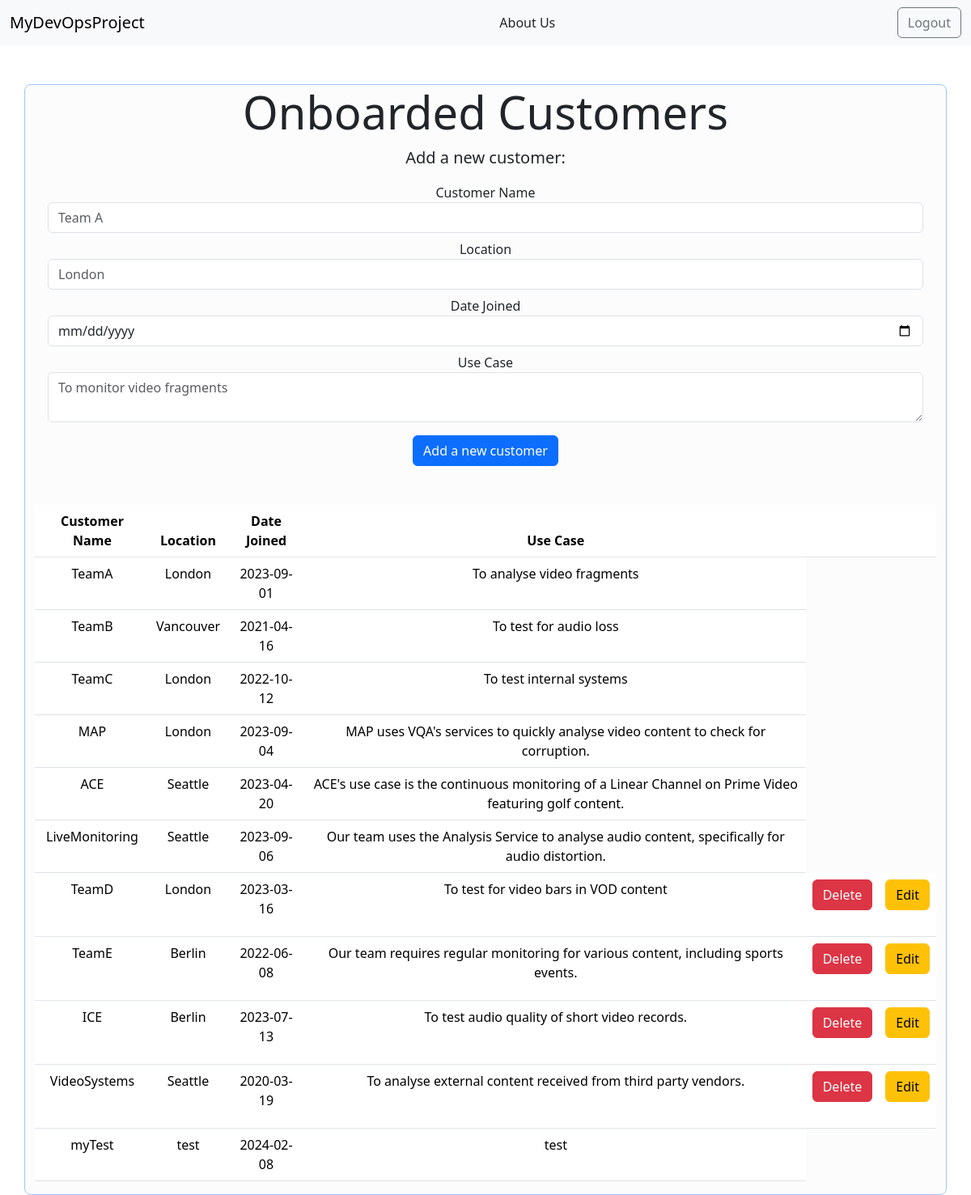
Screenshot of /customers_database (signed in) with the database file from the repository.
### tables this page shows
CREATE TABLE customers (name VARCHAR PRIMARY KEY UNIQUE NOT NULL, author VARCHAR NOT NULL, dateJoined TEXT NOT NULL, useCase TEXT NOT NULL, location TEXT NOT NULL);

### main.py (the view)
@app.route("/customers_database")
@login_required
def customers_database():
    form = create_customer_form()
    connection = sqlite3.connect("database.db")
    connection.row_factory = sqlite3.Row
    current = connection.cursor()
    currentUser = current_user.username
    isAdmin = current_user.isAdmin
    current.execute("select * from customers")
    rows = current.fetchall();
    return render_template("customers_database.html", rows = rows, form=form, currentUser = currentUser, isAdmin = isAdmin, isAuthenticated = current_user.is_authenticated)

### forms.py (shortened to what this page needs)
    class customer_form(FlaskForm):
        name = StringField('Customer Name', default = nameValue, validators=[InputRequired(), Length(min=3, max=20)], render_kw={"placeholder": "Team A", "class":"form-control"})
        location = StringField('Location', default = locationValue, validators=[InputRequired(), Length(min=2, max=20)], render_kw={"placeholder": "London", "class":"form-control"})
        dateJoined = DateField('Date Joined', default = dateJoinedValue, validators=[InputRequired()], render_kw={"class":"form-control"})
        useCase = TextAreaField('Use Case', default = useCaseValue, validators=[InputRequired(), Length(max=300)], render_kw={"placeholder": "To monitor video fragments", "class":"form-control"})

### forms.py (called while the page is built, shortened)
def create_customer_form(
    nameValue: str = '',
    dateJoinedValue: str = '',
    locationValue: str = '',
    useCaseValue: str = ''
):
    class customer_form(FlaskForm):
        name = StringField('Customer Name', default = nameValue, validators=[InputRequired(), Length(min=3, max=20)], render_kw={"placeholder": "Team A", "class":"form-control"})
        location = StringField('Location', default = locationValue, validators=[InputRequired(), Length(min=2, max=20)], render_kw={"placeholder": "London", "class":"form-control"})
        dateJoined = DateField('Date Joined', default = dateJoinedValue, validators=[InputRequired()], render_kw={"class":"form-control"})
        useCase = TextAreaField('Use Case', default = useCaseValue, validators=[InputRequired(), Length(max=300)], render_kw={"placeholder": "To monitor video fragments", "class":"form-control"})
    return customer_form()

### main.py (called while the page is built)
@login_manager.user_loader
def load_user(id):
    try:
        connection = sqlite3.connect("database.db")
        cursor = connection.cursor()
        cursor.execute("SELECT * FROM users WHERE id = (?)",[id])
        result = cursor.fetchone()
        if result is None:
            return None
        else:
            return User(result[0], result[1], result[2], result[3], result[4])
    except Exception as e:
        return e

### templates/customers_database.html (shortened to what this page needs)
<!DOCTYPE html>
<html lang="en" dir="ltr">
  <head>
    <link href="https://cdn.jsdelivr.net/npm/bootstrap@5.3.1/dist/css/bootstrap.min.css" rel="stylesheet">
  </head>
  <body>
    <nav class="navbar navbar-expand-lg navbar-light bg-light mb-5">
      <div class="container-fluid">
        <a class="navbar-brand" href="{{ url_for('home') }}">MyDevOpsProject</a>
        <a class="nav-link" href="{{ url_for('about') }}">About Us</a>
        {% if isAuthenticated%}
        <a class="btn btn-outline-secondary my-2 my-sm-0" href="{{ url_for('logout') }}" onclick="if (! window.confirm('Are you sure you want to log out?')){return false}">Logout</a>
        {% endif %}
    </div>
    </nav>
    <div class="jumbotron">
        <div class="container-md bg-light-subtle border border-primary-subtle rounded-3 text-center position-relative">
            <h1 class="display-4">Onboarded Customers</h1>
            <p class="lead">Add a new customer:</p>
            <form class="form" action = "{{ url_for('add_customer') }}" method = "POST">
                <div class="form-group mx-sm-3 mb-2">
                    {{ form.name.label() }}
                    {% if form.name.errors %}
                        {{ form.name() }}
                        <div class="invalid-feedback">
                        {% for error in form.name.errors %}
                        <span>* {{ error }}</span>
                        {% endfor %}
                        </div>
                    {%else%}
                        {{ form.name() }}
                    {% endif %}
                </div>
                <div class="form-group mx-sm-3 mb-2">
                    {{ form.location.label() }}
                    {% if form.location.errors %}
                        {{ form.location() }}
                        <div class="invalid-feedback">
                        {% for error in form.location.errors %}
                        <span>* {{ error }}</span>
                        {% endfor %}
                        </div>
                    {%else%}
                        {{ form.location() }}
                    {% endif %}
                </div>
                <div class="form-group mx-sm-3 mb-2">
                    {{ form.dateJoined.label() }}
                    {% if form.dateJoined.errors %}
                        {{ form.dateJoined() }}
                        <div class="invalid-feedback">
                        {% for error in form.dateJoined.errors %}
                        <span>* {{ error }}</span>
                        {% endfor %}
                        </div>
                    {%else%}
                        {{ form.dateJoined() }}
                    {% endif %}
                </div>
                <div class="form-group mx-sm-3 mb-3">
                    {{ form.useCase.label() }}
                    {% if form.useCase.errors %}
                        {{ form.useCase() }}
                        <div class="invalid-feedback">
                        {% for error in form.useCase.errors %}
                        <span>* {{ error }}</span>
                        {% endfor %}
                        </div>
                    {%else%}
                        {{ form.useCase() }}
                    {% endif %}
                </div>
                <button type="submit" class="btn btn-primary mb-4">Add a new customer</button>
            </form>
            <br>
            <table class="table">
                <thead>
                    <tr>
                        <th scope="col">Customer Name</th>
                        <th scope="col">Location</th>
                        <th scope="col">Date Joined</th>
                        <th scope="col">Use Case</th>
                        <th scope="col"></th>
                        <th scope="col"></th>
                    </tr>
                </thead>
                <tbody>
                    {% for row in rows %}
                        <tr>
                            <td>
                                {{row["name"]}}
                            </td>
                            <td>
                                {{row["location"]}}
                            </td>
                            <td>
                                {{row["dateJoined"]}}
                            </td>
                            <td>
                                {{row["useCase"]}}
                            </td>
                            {% if row["author"] == currentUser or isAdmin == "True"%}
                            <td>
                                <form action="{{ url_for('delete_customer', customer_name = row['name']) }}" method= "POST">
                                    <button type="submit" class="btn btn-danger mb-4" onclick="if (! window.confirm('Are you sure you want to delete this customer?')){return false}">Delete</button>
                                </form>
                            </td>
                            <td>
                                <a class="btn btn-warning my-2 my-sm-0" href="{{ url_for('update_customer', name = row['name'], dateJoined = row['dateJoined'], location = row['location'], useCase = row['useCase']) }}">Edit</a>
                            </td>
                            {% endif %}
                        </tr>
                    {%endfor%}
                </tbody>
            </table>
        </div>
    </div>
  </body>
</html>

### rows the page displays
customers: name "TeamA", location "London", dateJoined "2023-09-01", useCase "To analyse video fragments"
customers: name "TeamB", location "Vancouver", dateJoined "2021-04-16", useCase "To test for audio loss"
customers: name "TeamC", location "London", dateJoined "2022-10-12", useCase "To test internal systems"
customers: name "MAP", location "London", dateJoined "2023-09-04", useCase "MAP uses VQA's services to quickly analyse video content to check for corruption."
customers: name "ACE", location "Seattle", dateJoined "2023-04-20", useCase "ACE's use case is the continuous monitoring of a Linear Channel on Prime Video featuring golf content."
customers: name "LiveMonitoring", location "Seattle", dateJoined "2023-09-06", useCase "Our team uses the Analysis Service to analyse audio content, specifically for audio distortion."
customers: name "TeamD", location "London", dateJoined "2023-03-16", useCase "To test for video bars in VOD content"
customers: name "TeamE", location "Berlin", dateJoined "2022-06-08", useCase "Our team requires regular monitoring for various content, including sports events."
customers: name "ICE", location "Berlin", dateJoined "2023-07-13", useCase "To test audio quality of short video records."
customers: name "VideoSystems", location "Seattle", dateJoined "2020-03-19", useCase "To analyse external content received from third party vendors."
customers: name "myTest", location "test", dateJoined "2024-02-08", useCase "test"
